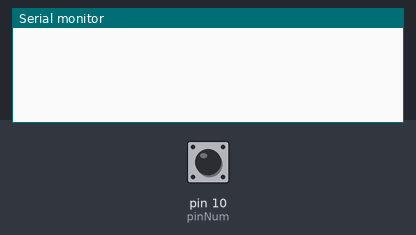
Simulated run of this sketch. Board: Arduino Uno, built with avr-gcc and run on an emulated ATmega328P. On the bench: the last lines printed to the serial monitor. The test bench sets the inputs (shaded band); at power-on: pin 10 (pinNum) LOW.

Above: at 1.2 s.
1.3 s: pin 10 (pinNum) pulled HIGH for 0.15 s
At 1.43 s:
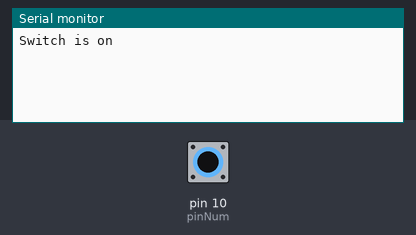
At 1.9 s:
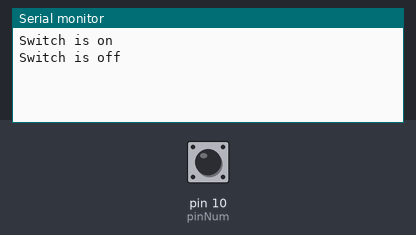

The sketch:

SwitchStatusChange.ino
```cpp
bool switchOn;
bool switchOnCheck;

int pinNum = 10;

void setup() {
  // put your setup code here, to run once:
  Serial.begin(9600);
  pinMode(pinNum, INPUT);

}

void loop() {

  delay(1);
  digitalWrite(pinNum, HIGH);


  switchOn = digitalRead(pinNum) == 1;

  if(switchOn){
    digitalWrite(pinNum,LOW);
  }

  if(switchOnCheck != switchOn){
    switchOnCheck = switchOn;


    if(switchOn){
      Serial.print("Switch is on\n");
    }
    else
    {
      Serial.print("Switch is off\n");
    }
  }
}
```

Measured:
- after the input at 1.3 s, the serial monitor: prints a new line at once (image 1)
